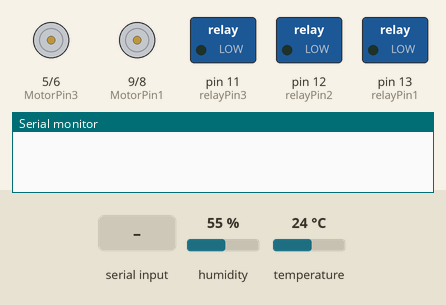
Recording of a sketch running on a simulated Arduino Uno, built with avr-gcc and run on an emulated ATmega328P. On the bench: motor-driver pin pairs drawn as motors (green arrow = first pin HIGH = forward, orange = second pin HIGH = backward, longer = more drive), switched loads named in the sketch (green lamp = pin HIGH), the last lines printed to the serial monitor. The inputs (shaded band) are chosen by the test bench; at power-on: humidity 55 %, temperature 24 °C.

Above: at 1.2 s.
1.3 s: "1" received over the second serial link
At 2.0 s:
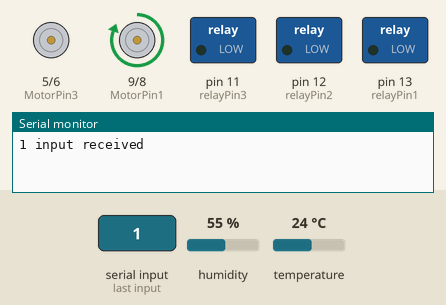
4.8 s: "2" received over the second serial link
At 5.9 s:
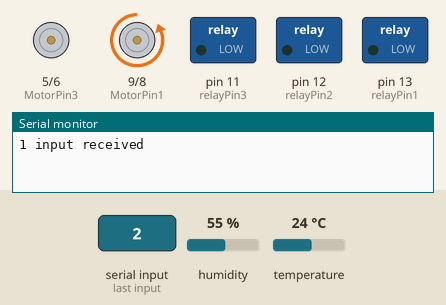
6.3 s: "3" received over the second serial link
At 7.0 s:
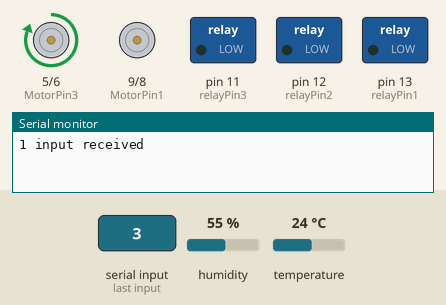
7.8 s: "5" received over the second serial link
At 8.2 s:
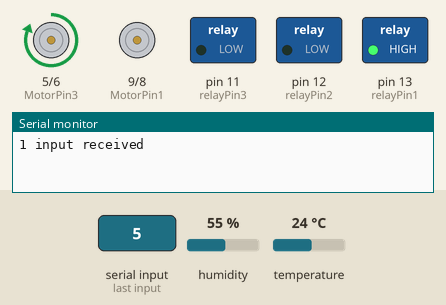
9.3 s: "4" received over the second serial link
At 10.5 s:
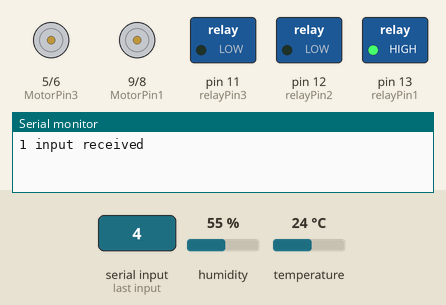
10.8 s: "7" received over the second serial link
At 11.7 s:
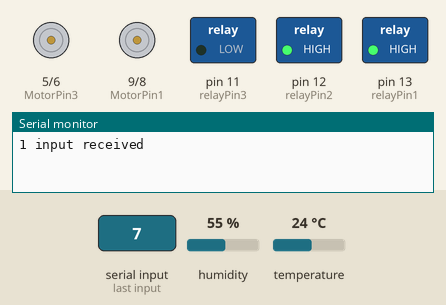
Timing chart, 0 to 13.3 s (numbered marks = the images above; inputs shaded):
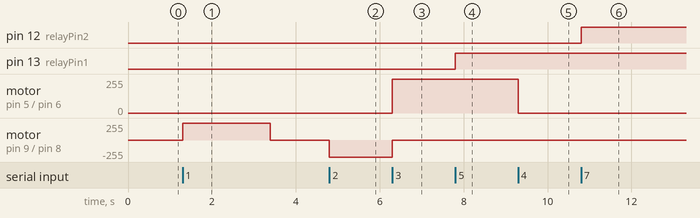

Measured:
- after the input at 1.3 s, motor on pin 9 (MotorPin1) / pin 8 (MotorPin2): stopped → forward 255/255 at once, → stopped 2.1 s later
- after the input at 4.8 s, motor on pin 9 (MotorPin1) / pin 8 (MotorPin2): stopped → backward 255/255 at once
- after the input at 6.3 s, motor on pin 5 (MotorPin3) / pin 6 (MotorPin4): stopped → forward 255/255 at once; motor on pin 9 (MotorPin1) / pin 8 (MotorPin2): backward 255/255 → stopped at once
- after the input at 7.8 s, pin 13 (relayPin1): LOW → HIGH at once
- after the input at 9.3 s, motor on pin 5 (MotorPin3) / pin 6 (MotorPin4): forward 255/255 → stopped at once
- after the input at 10.8 s, pin 12 (relayPin2): LOW → HIGH at once

The sketch:

homerc.ino
```cpp
#include <SoftwareSerial.h>


#include "DHT.h"
#include <Adafruit_Sensor.h>


#define DHTPIN 7
#define DHTTYPE DHT22

DHT dht(DHTPIN, DHTTYPE);
SoftwareSerial Bluetooth(3,2);
int flag;
//Motor1
int MotorPin1 =  9;
int MotorPin2 =  8;

//Relay COnnections
int relayPin1 = 13;
int relayPin2 = 12;
int relayPin3 = 11;

//Motor2
int MotorPin3 = 5;
int MotorPin4 =  6;


void setup() {
  // put your setup code here, to run once:
  Serial.begin(9600);
  Bluetooth.begin(9600);
  dht.begin();
  pinMode(MotorPin1,OUTPUT);
  pinMode(MotorPin2,OUTPUT);
  pinMode(MotorPin3,OUTPUT);
  pinMode(MotorPin4,OUTPUT);
  pinMode(relayPin1, OUTPUT);
  pinMode(relayPin2, OUTPUT);
  pinMode(relayPin3, OUTPUT);

}

void loop() {
  float h = dht.readHumidity();
  float t = dht.readTemperature();
  float f = dht.readTemperature(true);

  if (isnan(h) || isnan(t) || isnan(f)) {
    Serial.println(F("Failed to read from DHT sensor!"));
    return;
  }

  float hif = dht.computeHeatIndex(f, h);
  float hic = dht.computeHeatIndex(t, h, false);

  if(Bluetooth.available()>0){
    flag = Bluetooth.read();

    if(flag == '1'){
      digitalWrite(MotorPin1, HIGH);
      digitalWrite(MotorPin2, LOW);
      digitalWrite(MotorPin3, LOW);
      digitalWrite(MotorPin4, LOW);
      Serial.println(F("1 input received"));
      delay(2000);
      flag = '4';
      Bluetooth.print(F("Humidity: "));
      Bluetooth.print(h);
      Bluetooth.print(F("%  Temperature: "));
      Bluetooth.print(t);
      Bluetooth.print(F("°C "));
      Bluetooth.print(f);
      Bluetooth.print(F("°F  Heat index: "));
      Bluetooth.print(hic);
      Bluetooth.print(F("°C "));
      Bluetooth.print(hif);
      Bluetooth.println(F("°F"));
    }

    if(flag == '2'){
      digitalWrite(MotorPin1, LOW);
      digitalWrite(MotorPin2, HIGH);
      digitalWrite(MotorPin3, LOW);
      digitalWrite(MotorPin4, LOW);
    }

    if(flag == '3'){
      digitalWrite(MotorPin1, LOW);
      digitalWrite(MotorPin2, LOW);
      digitalWrite(MotorPin3, HIGH);
      digitalWrite(MotorPin4, LOW);
    }
    if(flag == '4'){
      digitalWrite(MotorPin1, LOW);
      digitalWrite(MotorPin2, LOW);
      digitalWrite(MotorPin3, LOW);
      digitalWrite(MotorPin4, LOW);
    }
    if(flag == '5'){
      digitalWrite(relayPin1, HIGH);
    }
    if(flag == '6'){
      digitalWrite(relayPin1, LOW);
    }
    if(flag == '7'){
      digitalWrite(relayPin2, HIGH);
    }
    if(flag == '8'){
      digitalWrite(relayPin2, LOW);
    }
    if(flag == '9'){
      digitalWrite(relayPin3, HIGH);
    }
    if(flag == '0'){
      digitalWrite(relayPin3, LOW);
    }
  }
}
```
